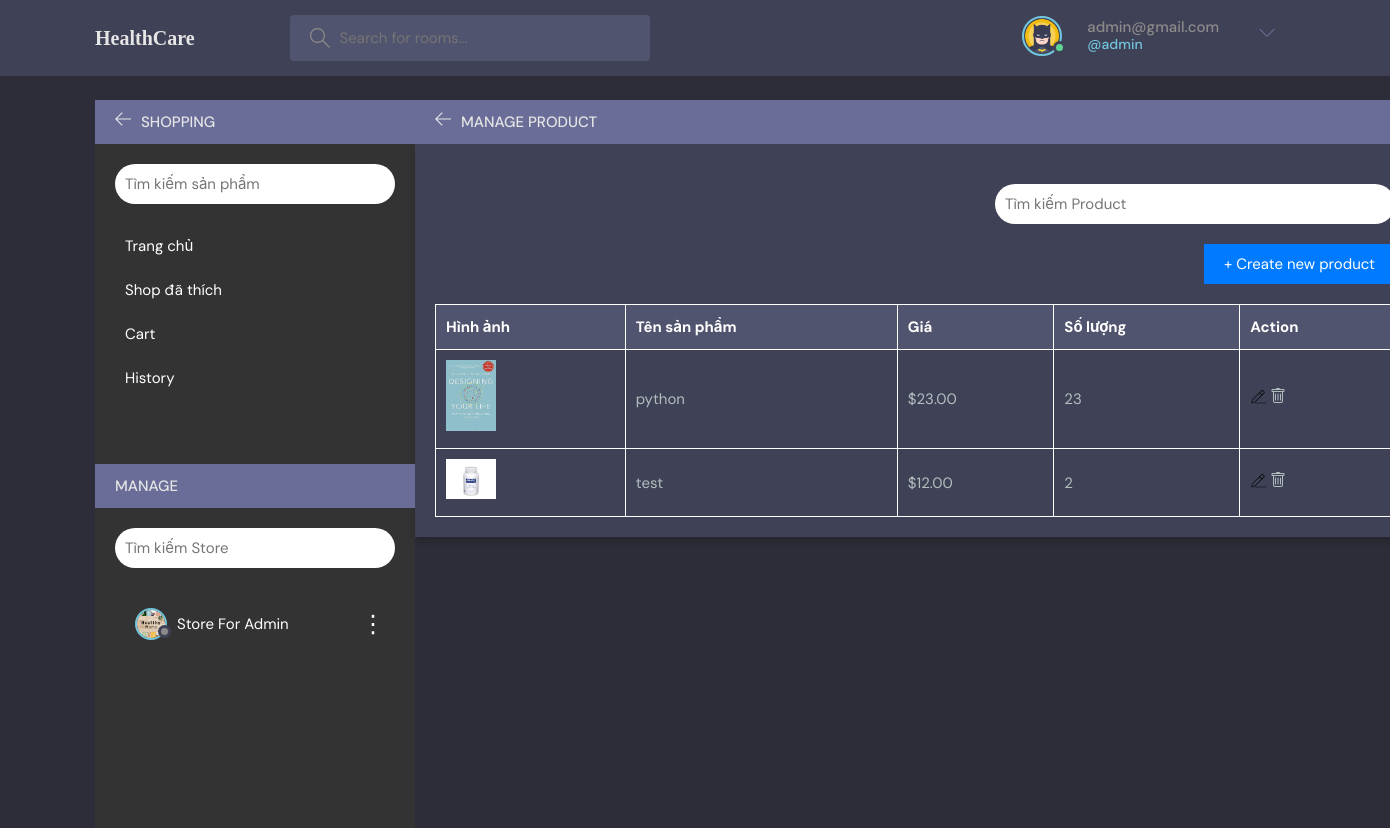
The page /store/1/products/ (signed in) on the database its author committed.
### base/models.py (models this page shows, shortened)
class User(AbstractUser):
    name = models.CharField(max_length = 200, null = True)
    email =models.EmailField(unique = True,null =True)
    bio = models.TextField(null = True)
    avatar = models.ImageField(default='defaut1.png',null=True)
    USERNAME_FIELD ='email'
    REQUIRED_FIELDS = []

class Store(models.Model):
    owner = models.ForeignKey(User, on_delete=models.CASCADE, related_name='stores')
    img = models.ImageField(default='storebanner.webp',null=True)
    name = models.CharField(max_length=255)
    liker = models.ManyToManyField(User,related_name='liker',blank=True)
    description = models.TextField()

class Product(models.Model):
    store = models.ForeignKey(Store, on_delete=models.CASCADE, related_name='products' ,null=True)
    name = models.CharField(max_length=255)
    quantity = models.PositiveIntegerField()
    description = models.TextField()
    price = models.DecimalField(max_digits=10, decimal_places=2)
    image = models.ImageField(upload_to='products/')

### base/views.py (the view)
# urls.py: path('store/<int:store_id>/products/', views.store_products, name='store_products'),
def store_products(request, store_id):
    store = get_object_or_404(Store, id=store_id)
    query = request.GET.get('q')
    stores = Store.objects.filter(owner=request.user)
    if query:
        products = Product.objects.filter(
            Q(store=store),
            Q(name__icontains=query) | Q(description__icontains=query)
        )
    else:
        products = Product.objects.filter(store=store)
    return render(request, 'base/store_detail.html', {'store': store, 'products': products,'stores':stores})

### base/templates/base/store_detail.html (shortened to what this page needs)
{%extends 'main.html'%}
{% block content%}
<main class="layout layout--3">
  <div class="container">
    {% include 'base/store_action_detail.html'%}
    <div class="EventList">
        {%include 'base/store_manage_product.html'%}
    </div>
  </div>
</main>
{%endblock%}

### templates/navbar.html (shortened to what this page needs)
{%load static%}
<header class="header header--loggedIn">
    <div class="container">
        <a href="{% url 'home' %}" class="header__logo">
            <h1 style="font-family: cursive">HealthCare</h1>
        </a>
        <form class="header__search" method="GET" action="{%url 'home'%}">
            <label style="padding: 1.3rem 1rem;">
                <input name="q" placeholder="Search for rooms..." />
            </label>
        </form>
        <nav class="header__menu">
            {%if request.user.is_authenticated%}
            <div class="header__user">
                <a href="{% url 'profile' request.user.id %}">
                    <div class="avatar avatar--medium active">
                        <img src="{{ request.user.avatar.url }}" />
                    </div>
                    <p>{{request.user}} <span>@{{request.user.username}}</span></p>
                </a>
                <button class="dropdown-button">
                    <svg version="1.1" xmlns="http://www.w3.org/2000/svg" width="32" height="32" viewBox="0 0 32 32">
                        <title>chevron-down</title>
                        <path d="M16 21l-13-13h-3l16 16 16-16h-3l-13 13z"></path>
                    </svg>
                </button>
            </div>
            {%else%}
            <a href="{% url 'login' %}">
                <img src="{% static 'images/avatar.svg'%}" alt="">
                <p>Login</p>
            </a>
            {%endif%}
        </nav>
    </div>
</header>

### base/templates/base/store_action_detail.html (shortened to what this page needs)
<div class="topics">
    <div class="room__top">
        <div class="room__topLeft">
            <a href="{% url 'shop' %}">
                <svg version="1.1" xmlns="http://www.w3.org/2000/svg" width="32" height="32" viewBox="0 0 32 32">
                  <title>arrow-left</title>
                  <path
                    d="M13.723 2.286l-13.723 13.714 13.719 13.714 1.616-1.611-10.96-10.96h27.625v-2.286h-27.625l10.965-10.965-1.616-1.607z">
                  </path>
                </svg>
              </a>
            <h3>Shopping</h3>
        </div>
    </div>
    <div class="sidebar">
        <form action="{%url 'shop'%}" method="GET">
            <div class="search">
                <input type="search" name="q" placeholder="Tìm kiếm sản phẩm">
            </div>
        </form>
        {%if request.user == store.owner%}
        <div class="menu">
            <a href=" {%url 'store_detail' store.id%}" class="menu-item ">Trang chủ</a>
            <a href="{%url 'store_products' store.id%}" class="menu-item ">Product Manage</a>
            <a href="{%url 'store_order_history' store.id%}" class="menu-item ">Manage bill</a>
        </div>
        {%else%}
        <div class="menu">
            <a href="{%url 'shop'%}" class="menu-item ">Trang chủ</a>
            <a href="" class="menu-item ">Shop đã thích</a>
            <a href="{%url 'cart_detail'%}" class="menu-item ">Cart</a>
            <a href="{%url 'order_history'%}" class="menu-item">History</a>
        </div>
        {%endif%}
    </div>
    <div class="topics">
        <div class="room__top">
            <div class="room__topLeft">
                <h3>Manage</h3>
            </div>
        </div>
        <div class="sidebar">
            <form action="{%url 'shop'%}" method="GET">
                <div class="search">
                    <input type="search" name="q" placeholder="Tìm kiếm Store">
                </div>
            </form>
            <div class="menu">
                {%for s in stores%}
                <div class="menu-item ">
                    <a href="{%url 'store_detail' s.id%}">
                        <div class="avatar avatar--small">
                            <img src="{{s.img.url}}" alt="cc" />
                        </div>
                        {{s.name}}
                    </a>
                    <div class="dropdown-toggle" id="dropdownMenuButton">
                        <span>⋮</span>
                      </div>
                </div>
                {%endfor%}
            </div>
        </div>
    </div>
</div>

### base/templates/base/store_manage_product.html (shortened to what this page needs)
<div class="topics">
    <div class="room__top">
        <div class="room__topLeft">
            <a href="{% url 'shop' %}">
                <svg version="1.1" xmlns="http://www.w3.org/2000/svg" width="32" height="32" viewBox="0 0 32 32">
                  <title>arrow-left</title>
                  <path
                    d="M13.723 2.286l-13.723 13.714 13.719 13.714 1.616-1.611-10.96-10.96h27.625v-2.286h-27.625l10.965-10.965-1.616-1.607z">
                  </path>
                </svg>
              </a>
            <h3>Manage product</h3>
        </div>
    </div>
    <div class="cart">
        <div class="checkout">
            <form action="{%url 'store_products' store.id %}" method="GET">
                <div class="search">
                    <input type="search" name="q" placeholder="Tìm kiếm Product" style="width: 400px">
                </div>
            </form>
            <a href="{%url 'product_create' store.id%}"> <button> + Create new product</button></a>
         </div>
        <table>
            <thead>
                <tr>
                    <th>Hình ảnh</th>
                    <th>Tên sản phẩm</th>
                    <th>Giá</th>
                    <th>Số lượng</th>
                    <th>Action</th>
                </tr>
            </thead>
            <tbody>
                {%for p in products %}
                <tr>
                    <td><img src="{{p.image.url}}" alt="Sản phẩm 1"></td>
                    <td>{{p.name}}</td>
                    <td>${{p.price}}</td>
                    <td>{{p.quantity}}</td>
                    <td>
                        <a href="{%url 'product_update' store_id=store.id product_id=p.id%}" style="color: #b2bdbd;">
                        </a>
                        <a href="{%url 'product_delete' store_id=store.id product_id=p.id%}" style="color:  #b2bdbd;">
                    </a>
                </td>
                </tr>
                {%endfor%}
            </tbody>
        </table>
    </div>

### static/styles/style.css (style rules this page uses)
:root { --color-main: #71c6dd; --color-main-light: #e1f6fb; --color-dark: #3f4156; --color-dark-medium: #51546e; --color-dark-light: #696d97; --color-light: #e5e5e5; --color-gray: #8b8b8b; --color-light-gray: #b2bdbd; --color-bg: #2d2d39; --color-success: #5dd693; --color-error: #fc4b0b; }
* { font-family: "DM Sans", -apple-system, BlinkMacSystemFont, "Segoe UI", Roboto, Oxygen, Ubuntu, Cantarell, "Open Sans", "Helvetica Neue", sans-serif; margin: 0; padding: 0; box-sizing: border-box; text-rendering: optimizeLegibility; font-size: inherit; }
html { font-size: 56.25%; }
@media only screen and (min-width: 1200px) { html { font-size: 62.5%; } }
body { line-height: 1.6; font-weight: 400; font-size: 1.5rem; color: var(--color-light-gray); background-color: var(--color-bg); min-height: 100vh; }
img { width: 100%; }
a { display: inline-block; color: var(--color-main); text-decoration: none; }
.container { max-width: 120rem; width: 90%; margin: auto; }
.avatar { position: relative; display: inline-block; border-radius: 50%; border: 2px solid var(--color-main); }
.avatar img { display: block; border-radius: 50%; object-fit: cover; object-position: center; }
.avatar::after { content: ""; display: block; position: absolute; background-color: var(--color-gray); z-index: 111; border-radius: 50%; border: 0.3rem solid var(--color-dark); }
.avatar.active::after { background-color: var(--color-success); }
.avatar.avatar--small img { width: 2.8rem; height: 2.8rem; }
.avatar.avatar--small:after { width: 0.7rem; height: 0.7rem; bottom: 0px; right: -6px; }
.avatar.avatar--medium img { width: 3.6rem; height: 3.6rem; border-radius: 50%; }
.avatar.avatar--medium:after { width: 0.7rem; height: 0.7rem; bottom: 0px; right: -6px; }
.header { padding: 1.5rem; background-color: var(--color-dark); }
.header > .container { display: flex; gap: 9.5rem; }
.header__logo, .header__user { display: flex; gap: 2rem; align-items: center; }
.header__logo > h1 { font-weight: 700; font-size: 2rem; color: var(--color-light); }
.header__search > label { background-color: var(--color-dark-medium); padding: 1.3rem 1rem; display: flex; align-items: center; gap: 1rem; border-radius: 4px; }
.header__search svg { fill: var(--color-gray); width: 2rem; height: 2rem; margin-left: 1rem; }
.header__search input { width: 30rem; background: transparent; border: none; outline: none; color: var(--color-light); }
.header__menu { margin-left: auto; position: relative; }
.header__menu a { display: flex; gap: 1.5rem; align-items: center; font-weight: 500; text-decoration: none; color: var(--color-gray); }
.header__menu img { height: 3.6rem; }
.header__menu p { line-height: 1.2; }
.header__menu span { color: var(--color-main); font-weight: 500; font-size: 1.4rem; display: block; }
.header__menu svg { width: 1.6rem; height: 1.6rem; fill: var(--color-dark-light); }
.dropdown-button { background: transparent; border: 0; outline: 0; cursor: pointer; }
.layout { margin-top: 2.4rem; }
.layout > .container { display: flex; justify-content: space-between; align-items: flex-start; }
.layout--3 > .container > div:nth-child(2) { flex-basis: 50%; }
.layout--3 > .container > div:last-child { flex-basis: 25%; }
.room__top, .participants__top { background: var(--color-dark-light); display: flex; justify-content: space-between; align-items: center; padding: 1rem 2rem; position: relative; }
.room__top svg, .thread__top svg { width: 1.6rem; height: 1.6rem; fill: var(--color-light); cursor: pointer; }
.room__topLeft { display: flex; align-items: flex-end; gap: 1rem; }
.room__topLeft h3, .participants__top { text-transform: uppercase; font-weight: 500; color: var(--color-light); }
.room__topLeft svg { width: 1.6rem; height: 1.6rem; fill: var(--color-light); }

### base/templates/base/store_manage_product.html (style rules this page uses)
.cart { width: 1000px; margin: 0 auto; background-color: #3f4156; padding: 20px; box-shadow: 0 4px 8px rgba(0, 0, 0, 0.2); color: #b2bdbd; }
h1 { font-size: 24px; margin: 0; }
table { width: 100%; border-collapse: collapse; margin-top: 20px; }
table th, table td { border: 1px solid #fff; padding: 10px; text-align: left; }
table th { background-color: #51546e; color: #fff; }
table td img { max-width: 50px; height: auto; }
.checkout { text-align: right; margin-top: 20px; }
button { background-color: #007bff; color: #fff; border: none; padding: 10px 20px; cursor: pointer; transition: background-color 0.3s; }

### rows shown on the page
User: user.avatar (picture), user "admin@gmail.com", user.username "admin"
Store: img (picture), name "Store For Admin"
Product: image (picture), name "python", price "23.00", quantity "23"
Product: image (picture), name "test", price "12.00", quantity "2"
